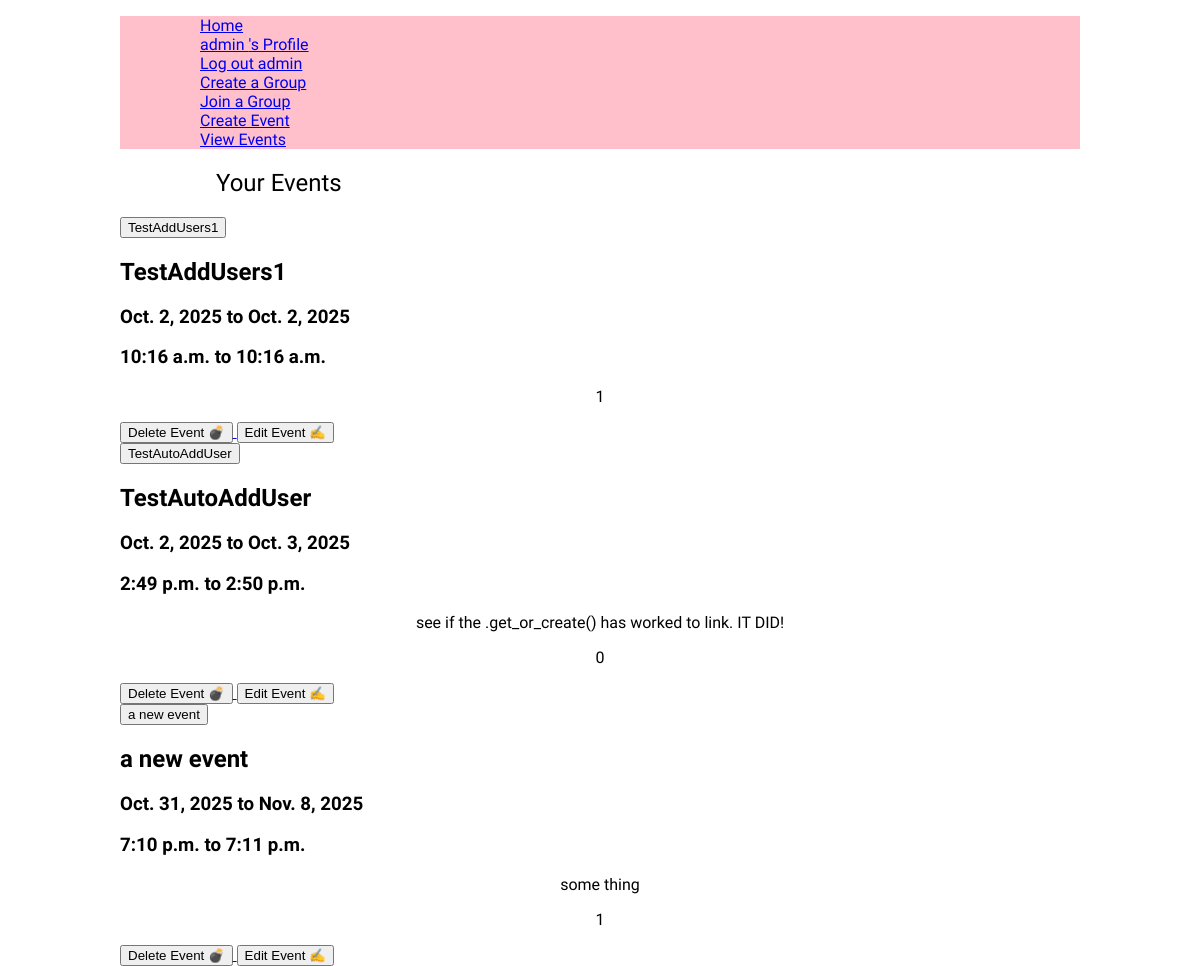
The app's page /calendar/list/ (signed in) with its own data.
### user_profile/models.py (models this page shows, shortened)
class CustomUser(AbstractUser):
    location = models.CharField(max_length=100, blank=True)
    phone_number = models.CharField( max_length=50, blank=True)
    date_joined = models.DateTimeField( auto_now_add=True)

### event_view/models.py (models this page shows, shortened)
class UserEventLink(models.Model):
    customUser = models.ForeignKey(CustomUser, on_delete=models.CASCADE)
    event = models.ForeignKey(Event, on_delete=models.CASCADE)
    status = models.IntegerField(choices=STATUS, default=0)
    class Meta:
        constraints = [
            models.UniqueConstraint(
                fields=['customUser','event'],
                name='unique_customUser_event'
            )
        ]

class Event(models.Model):
    EventName = models.CharField(blank=False, max_length=128)
    PrivateEvent = models.BooleanField(blank=False, default=True)
    GroupEvent = models.BooleanField(blank=False, default=False)
    StartDate = models.DateField(blank=False, default=todays_date)
    EndDate =   models.DateField(blank=False, default=todays_date)
    StartTime = models.TimeField(blank=False)
    EndTime = models.TimeField(blank=False)
    Location = models.CharField(blank=True, default="Enter a place")
    Notes = models.TextField(blank=True, )
    EventCreatedTime = models.DateTimeField(auto_now_add=True)#for Admin purposes

### calendar_view/views.py (the view)
# urls.py: path('list/', views.list_events, name='list'),
@login_required
def list_events(request):
    username =  request.user
    events = UserEventLink.objects.filter(customUser=username)
    return render(request, 'calendar_view/list.html', {'events': events})

### calendar_view/templates/calendar_view/list.html (shortened to what this page needs)
{% extends "base.html" %}
{% block content %}
<section>
    <h1>Your Events</h1>
    <div class="accordion-container">
        {% for eventDetails in events %}
            <button class="accordion-button">{{eventDetails.event.EventName}}</button>
            <div class="accordion">
                <h2>{{eventDetails.event.EventName}}</h2>
                <h3>{{eventDetails.event.StartDate}} to {{eventDetails.event.EndDate}}</h3>
                <h3>{{eventDetails.event.StartTime}} to {{eventDetails.event.EndTime}}</h3>
                <p>{{eventDetails.event.Notes}}<p>
                <p>{{eventDetails.status}}</p>
                <a href="{% url 'calendar:delete_event' eventDetails.event.id %}">
                    <button>Delete Event 💣</button>
                </a>
                <a href="{% url "calendar:edit_event" eventDetails.event.id %}">
                    <button>Edit Event ✍</button>
                </a>
            </div>
        {% endfor %}
    </div>
</section>
{% endblock content %}

### armonario_proj/templates/layout.html (shortened to what this page needs)
{% load static %}
{% url 'home' as home_url %}
{% url "profile" as profile_url %}
<!DOCTYPE html>
<html lang="en">
<head>
    <link rel="stylesheet" href="{% static 'css/style.css' %}">
</head>
<body>
    <header>
        <div>
            <nav>
                <ul>
                    {% if request.path != '/' %}
                        <ul><a href="/">Home</a></ul>
                    {% endif %}
                    {% if user.is_authenticated %}
                        <ul><a href="{% url "user:profile" %}">{{user.username}} 's Profile</a></ul>
                        <ul><a href="{% url "user:logout" %}">Log out {{user.username}}</a></ul>
                        <ul><a href="{% url "group:create" %}">Create a Group</a></ul>
                        <ul><a href="{% url "group:join" %}">Join a Group</a></ul>
                        <ul><a href="{% url "event:create" %}">Create Event</a></ul>
                        <ul><a href="{% url "calendar:list" %}">View Events</a></ul>
                    {% else %}
                        <ul><a href="{% url "user:login" %}">Log in</a></ul>
                        <ul><a href="{% url "user:register" %}">Register</a></ul>
                    {% endif %}
                </ul>
            </nav>
        </div>
    </header>
    <main >
        {% block content %}{% endblock content %}
    </main>
</body>
</html>

### armonario_proj/static/css/style.css (style rules this page uses)
:root { --title-font: "Tagesschrift", system-ui; --secondary-font: "Yuji Syuku", serif; }
h1 { font-family: var(--title-font); font-weight: 400; padding-left: 10%; }
p { font-family: var(--secondary-font); font-size: 1rem; text-align: center; }
body { margin: auto; width: 80%; font-family: var(--secondary-font); min-height: 100dvh; }
header { background-color: pink; }

### records on screen
CustomUser: username "admin"
UserEventLink: event.EventName "TestAddUsers1", event.StartDate "Oct. 2, 2025", event.EndDate "Oct. 2, 2025", event.StartTime "10:16 a.m.", event.EndTime "10:16 a.m.", status "1"
UserEventLink: event.EventName "TestAutoAddUser", event.StartDate "Oct. 2, 2025", event.EndDate "Oct. 3, 2025", event.StartTime "2:49 p.m.", event.EndTime "2:50 p.m.", event.Notes "see if the .get_or_create() has worked to link. IT DID!", status "0"
UserEventLink: event.EventName "a new event", event.StartDate "Oct. 31, 2025", event.EndDate "Nov. 8, 2025", event.StartTime "7:10 p.m.", event.EndTime "7:11 p.m.", event.Notes "some thing", status "1"
